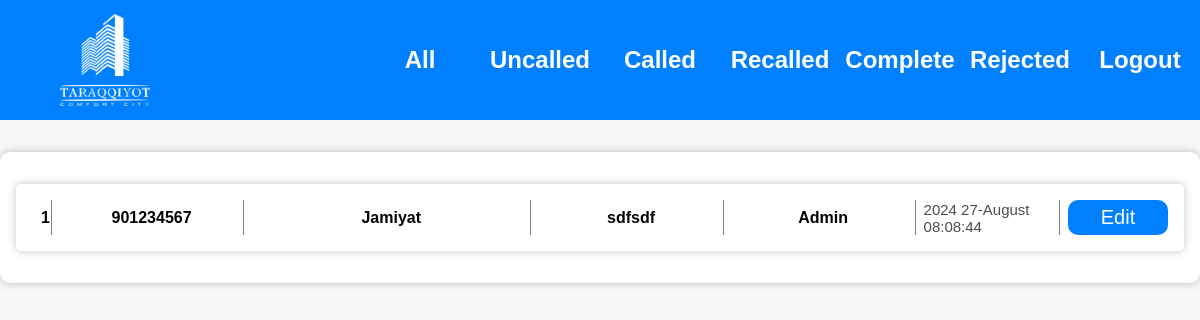
The page /called/ (signed in) on the database its author committed.
### models/models.py (models this page shows, shortened)
class Leeds(models.Model):
    name = models.CharField(max_length=255)
    phonenumber = models.IntegerField()
    comment = models.TextField(null=True, blank=True)
    objects = models.Manager()
    status = models.CharField(max_length=50, choices=Status, default=Status.uncalled)
    author = models.ForeignKey(User, on_delete=models.CASCADE, null=True, blank=True)
    create_time = models.DateTimeField(auto_now_add=True)
    update_time = models.DateTimeField(auto_now=True)

### models/views.py (the view)
# urls.py: path('called/', called_page, name='called'),
@login_required
def called_page(request):
    leeds = Leeds.objects.filter(status='called').order_by('-create_time')
    page = request.GET.get('page', 1)
    paginator = Paginator(leeds, 20)
    try:
        pages = paginator.page(page)
    except PageNotAnInteger:
        pages = paginator.page(1)
    except EmptyPage:
        pages = paginator.page(paginator.num_pages)
    context = {
        "pages": pages,
    }
    return render(request, 'called.html', context)

### templates/called.html (shortened to what this page needs)
{% extends 'base.html' %}
{% load static %}
{% block content %}
{% if pages %}
<div class="hero">
  <div class="users">
    <div class="users__content">
      {% for post in pages %}
      <div class="users__list">
        <div class="users__item">
          <h3>{{ post.id }}</h3>
        </div>
        <div class="users__item">
          <h3 class="phone">{{post.phonenumber}}</h3>
        </div>
               <div class="users__item">
          <h3 class="name">{{ post.name.title }}</h3>
        </div>
        <div class="users__item">
             <h3 class="comments">
                {% if post.comment %}
                {{ post.comment | truncatewords:3 }}
                {% else %}
                No Comment
                {% endif %}
            </h3>
        </div>
        <div class="users__item">
          <h3 class="name">
            {% if post.author %}
                {{ post.author.username.title | truncatewords:3 }}
                {% else %}
                Non User
                {% endif %}
            </h3>
        </div>
        <div class="users__item">
          <p class="date">{{ post.update_time | date:"Y   d-F  h:m:s" }}</p>
        </div>
        <div class="users__item">
          <a href="{% url 'single' post.id %}">Edit</a>
        </div>
      </div>
    {% endfor %}
    </div>
  </div>
</div>
{% else %}
<h2 style="font-size:30px; text-align: center; color: #0080ff; margin-top:100px;">No Leeds</h2>
{% endif %}
{% endblock content %}

### static/style/style.css (style rules this page uses)
* { margin: 0; padding: 0; box-sizing: border-box; }
body { font-family: "Gill Sans", "Gill Sans MT", Calibri, "Trebuchet MS", sans-serif; background-color: rgba(144, 145, 153, 0.0588235294); }
.users { max-width: 1200px; margin: 2rem auto; padding: 1rem; background-color: #fff; border-radius: 10px; box-shadow: 0 0 8px rgba(128, 128, 128, 0.525); }
.users .users__content .users__list { display: flex; justify-content: space-between; box-shadow: 0 0 8px rgba(128, 128, 128, 0.451); padding: 1rem; border-radius: 5px; margin: 1rem 0; }
.users .users__content .users__list .users__item { border-right: 1px solid gray; padding-left: 8px; width: 20%; display: flex; justify-content: center; gap: 7px; align-items: center; }
.users .users__content .users__list .users__item:first-child { max-width: 20px; }
.users .users__content .users__list .users__item:nth-child(3) { width: 30%; }
.users .users__content .users__list .users__item:nth-child(6) { width: 15%; }
.users .users__content .users__list .users__item:last-child { width: 10%; border-right: 0px solid black; }
.users .users__content .users__list .users__item h3 { font-size: 16px; }
.users .users__content .users__list .users__item p { font-size: 15px; color: rgb(76, 76, 76); }

### rows shown on the page
Leeds: id "1", phonenumber "901234567", name "Jamiyat", comment "sdfsdf", author.username "Admin", update_time "2024 27-August 08:08:44"
